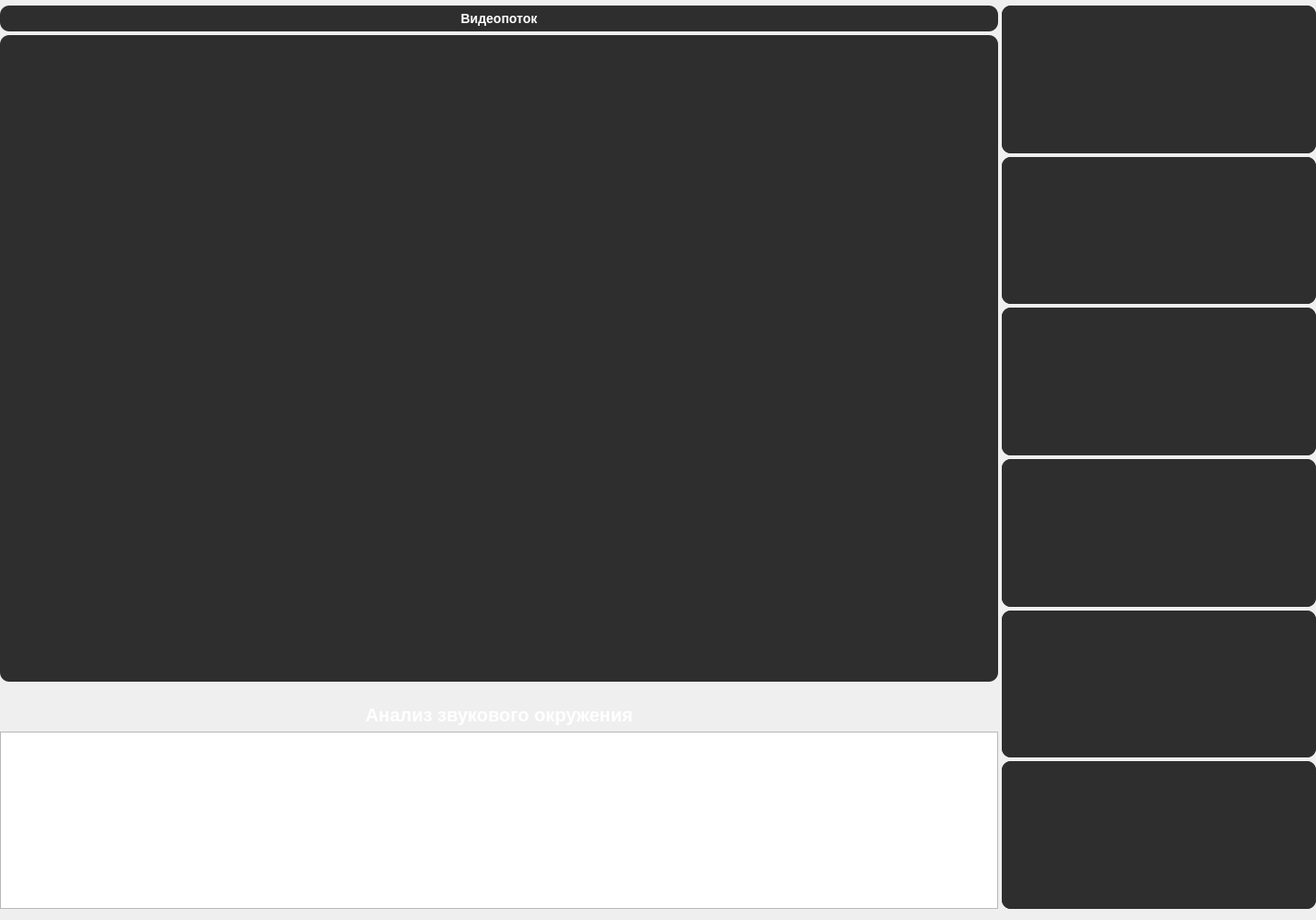
         <widget class="QWidget" name="allRecPage">
          <layout class="QHBoxLayout" name="horizontalLayout_4">
           <property name="spacing">
            <number>0</number>
           </property>
           <property name="leftMargin">
            <number>0</number>
           </property>
           <property name="topMargin">
            <number>6</number>
           </property>
           <property name="rightMargin">
            <number>0</number>
           </property>
           <property name="bottomMargin">
            <number>0</number>
           </property>
           <item>
            <widget class="QWidget" name="mainContainerAllRecog" native="true">
             <property name="sizePolicy">
              <sizepolicy hsizetype="Preferred" vsizetype="Preferred">
               <horstretch>0</horstretch>
               <verstretch>0</verstretch>
              </sizepolicy>
             </property>
             <layout class="QHBoxLayout" name="horizontalLayout_2">
              <property name="spacing">
               <number>0</number>
              </property>
              <property name="leftMargin">
               <number>0</number>
              </property>
              <property name="topMargin">
               <number>0</number>
              </property>
              <property name="rightMargin">
               <number>0</number>
              </property>
              <property name="bottomMargin">
               <number>12</number>
              </property>
              <item>
               <widget class="QWidget" name="leftContainerAllRecog" native="true">
                <property name="minimumSize">
                 <size>
                  <width>1080</width>
                  <height>0</height>
                 </size>
                </property>
                <layout class="QVBoxLayout" name="verticalLayout_3">
                 <property name="spacing">
                  <number>0</number>
                 </property>
                 <property name="leftMargin">
                  <number>0</number>
                 </property>
                 <property name="topMargin">
                  <number>0</number>
                 </property>
                 <property name="rightMargin">
                  <number>0</number>
                 </property>
                 <property name="bottomMargin">
                  <number>0</number>
                 </property>
                 <item>
                  <widget class="QWidget" name="videoContainerAllRecog" native="true">
                   <layout class="QVBoxLayout" name="verticalLayout_4">
                    <property name="spacing">
                     <number>4</number>
                    </property>
                    <property name="leftMargin">
                     <number>0</number>
                    </property>
                    <property name="topMargin">
                     <number>0</number>
                    </property>
                    <property name="rightMargin">
                     <number>0</number>
                    </property>
                    <property name="bottomMargin">
                     <number>18</number>
                    </property>
                    <item>
                     <widget class="QLabel" name="videoTitleAllRecog">
                      <property name="layoutDirection">
                       <enum>Qt::LeftToRight</enum>
                      </property>
                      <property name="styleSheet">
                       <string notr="true">color: rgb(255, 255, 255);
background-color: rgb(46, 46, 46);
border-radius: 10px;
font: bold 14px;
min-width: 10em;
padding: 6px; </string>
                      </property>
                      <property name="text">
                       <string>Видеопоток</string>
                      </property>
                      <property name="alignment">
                       <set>Qt::AlignCenter</set>
                      </property>
                      <property name="margin">
                       <number>2</number>
                      </property>
                     </widget>
                    </item>
                    <item>
                     <widget class="QFrame" name="videoWindowAllRecog">
                      <property name="sizePolicy">
                       <sizepolicy hsizetype="Preferred" vsizetype="Expanding">
                        <horstretch>0</horstretch>
                        <verstretch>0</verstretch>
                       </sizepolicy>
                      </property>
                      <property name="minimumSize">
                       <size>
                        <width>1000</width>
                        <height>700</height>
                       </size>
                      </property>
                      <property name="styleSheet">
                       <string notr="true">background-color: rgb(46, 46, 46);
border-radius: 10px;</string>
                      </property>
                      <property name="frameShape">
                       <enum>QFrame::StyledPanel</enum>
                      </property>
                      <property name="frameShadow">
                       <enum>QFrame::Raised</enum>
                      </property>
                     </widget>
                    </item>
                   </layout>
                  </widget>
                 </item>
                 <item>
                  <widget class="QWidget" name="soundRecognitionContainer" native="true">
                   <layout class="QVBoxLayout" name="verticalLayout_5">
                    <property name="spacing">
                     <number>0</number>
                    </property>
                    <property name="leftMargin">
                     <number>0</number>
                    </property>
                    <property name="topMargin">
                     <number>0</number>
                    </property>
                    <property name="rightMargin">
                     <number>0</number>
                    </property>
                    <property name="bottomMargin">
                     <number>0</number>
                    </property>
                    <item>
                     <widget class="QLabel" name="soundTitle">
                      <property name="styleSheet">
                       <string notr="true">color: rgb(255, 255, 255);
font: bold 20px;
min-width: 10em;
padding: 6px; </string>
                      </property>
                      <property name="text">
                       <string>Анализ звукового окружения</string>
                      </property>
                      <property name="alignment">
                       <set>Qt::AlignCenter</set>
                      </property>
                     </widget>
                    </item>
                    <item>
                     <widget class="QTextBrowser" name="textBrowser">
                      <property name="sizePolicy">
                       <sizepolicy hsizetype="Preferred" vsizetype="Preferred">
                        <horstretch>0</horstretch>
                        <verstretch>0</verstretch>
                       </sizepolicy>
                      </property>
                      <property name="html">
                       <string>&lt;!DOCTYPE HTML PUBLIC &quot;-//W3C//DTD HTML 4.0//EN&quot; &quot;http://www.w3.org/TR/REC-html40/strict.dtd&quot;&gt;
&lt;html&gt;&lt;head&gt;&lt;meta name=&quot;qrichtext&quot; content=&quot;1&quot; /&gt;&lt;style type=&quot;text/css&quot;&gt;
p, li { white-space: pre-wrap; }
&lt;/style&gt;&lt;/head&gt;&lt;body style=&quot; font-family:'MS Shell Dlg 2'; font-size:7.8pt; font-weight:400; font-style:normal;&quot;&gt;
&lt;p style=&quot;-qt-paragraph-type:empty; margin-top:0px; margin-bottom:0px; margin-left:0px; margin-right:0px; -qt-block-indent:0; text-indent:0px; font-size:14.8pt;&quot;&gt;&lt;br /&gt;&lt;/p&gt;&lt;/body&gt;&lt;/html&gt;</string>
                      </property>
                     </widget>
                    </item>
                   </layout>
                  </widget>
                 </item>
                </layout>
               </widget>
              </item>
              <item>
               <widget class="QWidget" name="historyRecognitionContainer" native="true">
                <property name="sizePolicy">
                 <sizepolicy hsizetype="Expanding" vsizetype="Preferred">
                  <horstretch>0</horstretch>
                  <verstretch>0</verstretch>
                 </sizepolicy>
                </property>
                <property name="maximumSize">
                 <size>
                  <width>500</width>
                  <height>16777215</height>
                 </size>
                </property>
                <layout class="QVBoxLayout" name="verticalLayout_6">
                 <property name="spacing">
                  <number>4</number>
                 </property>
                 <property name="leftMargin">
                  <number>4</number>
                 </property>
                 <property name="topMargin">
                  <number>0</number>
                 </property>
                 <property name="rightMargin">
                  <number>0</number>
                 </property>
                 <property name="bottomMargin">
                  <number>0</number>
                 </property>
                 <item>
                  <widget class="QFrame" name="historyRec1">
                   <property name="minimumSize">
                    <size>
                     <width>250</width>
                     <height>0</height>
                    </size>
                   </property>
                   <property name="styleSheet">
                    <string notr="true">background-color: rgb(46, 46, 46);
border-radius: 10px;</string>
                   </property>
                   <property name="frameShape">
                    <enum>QFrame::StyledPanel</enum>
                   </property>
                   <property name="frameShadow">
                    <enum>QFrame::Raised</enum>
                   </property>
                   <layout class="QHBoxLayout" name="horizontalLayout_3">
                    <property name="spacing">
                     <number>0</number>
                    </property>
                    <property name="leftMargin">
                     <number>0</number>
                    </property>
                    <property name="topMargin">
                     <number>0</number>
                    </property>
                    <property name="rightMargin">
                     <number>0</number>
                    </property>
                    <property name="bottomMargin">
                     <number>0</number>
                    </property>
                    <item>
                     <widget class="QLabel" name="historyFoto1">
                      <property name="minimumSize">
                       <size>
                        <width>170</width>
                        <height>0</height>
                       </size>
                      </property>
                      <property name="maximumSize">
                       <size>
                        <width>170</width>
                        <height>170</height>
                       </size>
                      </property>
                      <property name="styleSheet">
                       <string notr="true">border-radius: 10px;</string>
                      </property>
                      <property name="text">
                       <string/>
                      </property>
                     </widget>
                    </item>
                    <item>
                     <widget class="QLabel" name="historyText1">
                      <property name="minimumSize">
                       <size>
                        <width>170</width>
                        <height>0</height>
                       </size>
                      </property>
                      <property name="maximumSize">
                       <size>
                        <width>450</width>
                        <height>16777215</height>
                       </size>
                      </property>
                      <property name="styleSheet">
                       <string notr="true">color: #ffffff;
font-family: Roboto;
font-size: 14px;
font-weight: bold;</string>
                      </property>
                      <property name="text">
                       <string>&lt;html&gt;&lt;head/&gt;&lt;body&gt;&lt;p&gt;&lt;br/&gt;&lt;/p&gt;&lt;/body&gt;&lt;/html&gt;</string>
                      </property>
                      <property name="textFormat">
                       <enum>Qt::AutoText</enum>
                      </property>
                      <property name="scaledContents">
                       <bool>false</bool>
                      </property>
                      <property name="alignment">
                       <set>Qt::AlignCenter</set>
                      </property>
                      <property name="wordWrap">
                       <bool>true</bool>
                      </property>
                      <property name="textInteractionFlags">
                       <set>Qt::LinksAccessibleByMouse</set>
                      </property>
                     </widget>
                    </item>
                   </layout>
                  </widget>
                 </item>
                 <item>
                  <widget class="QFrame" name="historyRec2">
                   <property name="styleSheet">
                    <string notr="true">background-color: rgb(46, 46, 46);
border-radius: 10px;</string>
                   </property>
                   <property name="frameShape">
                    <enum>QFrame::StyledPanel</enum>
                   </property>
                   <property name="frameShadow">
                    <enum>QFrame::Raised</enum>
                   </property>
                   <layout class="QHBoxLayout" name="horizontalLayout_5">
                    <property name="spacing">
                     <number>0</number>
                    </property>
                    <property name="leftMargin">
                     <number>0</number>
                    </property>
                    <property name="topMargin">
                     <number>0</number>
                    </property>
                    <property name="rightMargin">
                     <number>0</number>
                    </property>
                    <property name="bottomMargin">
                     <number>0</number>
                    </property>
                    <item>
                     <widget class="QLabel" name="historyFoto2">
                      <property name="maximumSize">
                       <size>
                        <width>170</width>
                        <height>170</height>
                       </size>
                      </property>
                      <property name="styleSheet">
                       <string notr="true">border-radius: 10px;</string>
                      </property>
                      <property name="text">
                       <string/>
                      </property>
                     </widget>
                    </item>
                    <item>
                     <widget class="QLabel" name="historyText2">
                      <property name="minimumSize">
                       <size>
                        <width>170</width>
                        <height>0</height>
                       </size>
                      </property>
                      <property name="maximumSize">
                       <size>
                        <width>450</width>
                        <height>16777215</height>
                       </size>
                      </property>
                      <property name="styleSheet">
                       <string notr="true">color: #ffffff;
font-family: Roboto;
font-size: 14px;
font-weight: bold;</string>
                      </property>
                      <property name="text">
                       <string/>
                      </property>
                      <property name="alignment">
                       <set>Qt::AlignCenter</set>
                      </property>
                      <property name="wordWrap">
                       <bool>true</bool>
                      </property>
                     </widget>
                    </item>
                   </layout>
                  </widget>
                 </item>
                 <item>
                  <widget class="QFrame" name="historyRec3">
                   <property name="styleSheet">
                    <string notr="true">background-color: rgb(46, 46, 46);
border-radius: 10px;</string>
                   </property>
                   <property name="frameShape">
                    <enum>QFrame::StyledPanel</enum>
                   </property>
                   <property name="frameShadow">
                    <enum>QFrame::Raised</enum>
                   </property>
                   <layout class="QHBoxLayout" name="horizontalLayout_6">
                    <property name="spacing">
                     <number>0</number>
                    </property>
                    <property name="leftMargin">
                     <number>0</number>
                    </property>
                    <property name="topMargin">
                     <number>0</number>
                    </property>
                    <property name="rightMargin">
                     <number>0</number>
                    </property>
                    <property name="bottomMargin">
                     <number>0</number>
                    </property>
                    <item>
                     <widget class="QLabel" name="historyFoto3">
                      <property name="maximumSize">
                       <size>
                        <width>170</width>
                        <height>170</height>
                       </size>
                      </property>
                      <property name="styleSheet">
                       <string notr="true">border-radius: 10px;</string>
                      </property>
                      <property name="text">
                       <string/>
                      </property>
                     </widget>
                    </item>
                    <item>
                     <widget class="QLabel" name="historyText3">
                      <property name="minimumSize">
                       <size>
                        <width>170</width>
                        <height>0</height>
                       </size>
                      </property>
                      <property name="maximumSize">
                       <size>
                        <width>450</width>
                        <height>16777215</height>
                       </size>
                      </property>
                      <property name="styleSheet">
                       <string notr="true">border-radius: 10px;color: #ffffff;
font-family: Roboto;
font-size: 14px;
font-weight: bold;</string>
                      </property>
                      <property name="text">
                       <string/>
                      </property>
                      <property name="alignment">
                       <set>Qt::AlignCenter</set>
                      </property>
                      <property name="wordWrap">
                       <bool>true</bool>
                      </property>
                     </widget>
                    </item>
                   </layout>
                  </widget>
                 </item>
                 <item>
                  <widget class="QFrame" name="historyRec4">
                   <property name="styleSheet">
                    <string notr="true">background-color: rgb(46, 46, 46);
border-radius: 10px;</string>
                   </property>
                   <property name="frameShape">
                    <enum>QFrame::StyledPanel</enum>
                   </property>
                   <property name="frameShadow">
                    <enum>QFrame::Raised</enum>
                   </property>
                   <layout class="QHBoxLayout" name="horizontalLayout_7">
                    <property name="spacing">
                     <number>0</number>
                    </property>
                    <property name="leftMargin">
                     <number>0</number>
                    </property>
                    <property name="topMargin">
                     <number>0</number>
                    </property>
                    <property name="rightMargin">
                     <number>0</number>
                    </property>
                    <property name="bottomMargin">
                     <number>0</number>
                    </property>
                    <item>
                     <widget class="QLabel" name="historyFoto4">
                      <property name="maximumSize">
                       <size>
                        <width>170</width>
                        <height>170</height>
                       </size>
                      </property>
                      <property name="styleSheet">
                       <string notr="true">border-radius: 10px;</string>
                      </property>
                      <property name="text">
                       <string/>
                      </property>
                     </widget>
                    </item>
                    <item>
                     <widget class="QLabel" name="historyText4">
                      <property name="minimumSize">
                       <size>
                        <width>170</width>
                        <height>0</height>
                       </size>
                      </property>
                      <property name="maximumSize">
                       <size>
                        <width>450</width>
                        <height>16777215</height>
                       </size>
                      </property>
                      <property name="styleSheet">
                       <string notr="true">border-radius: 10px;color: #ffffff;
font-family: Roboto;
font-size: 14px;
font-weight: bold;</string>
                      </property>
                      <property name="text">
                       <string/>
                      </property>
                      <property name="alignment">
                       <set>Qt::AlignCenter</set>
                      </property>
                      <property name="wordWrap">
                       <bool>true</bool>
                      </property>
                     </widget>
                    </item>
                   </layout>
                  </widget>
                 </item>
                 <item>
                  <widget class="QFrame" name="historyRec5">
                   <property name="styleSheet">
                    <string notr="true">background-color: rgb(46, 46, 46);
border-radius: 10px;</string>
                   </property>
                   <property name="frameShape">
                    <enum>QFrame::StyledPanel</enum>
                   </property>
                   <property name="frameShadow">
                    <enum>QFrame::Raised</enum>
                   </property>
                   <layout class="QHBoxLayout" name="horizontalLayout_34">
                    <property name="spacing">
                     <number>0</number>
                    </property>
                    <property name="leftMargin">
                     <number>0</number>
                    </property>
                    <property name="topMargin">
                     <number>0</number>
                    </property>
                    <property name="rightMargin">
                     <number>0</number>
                    </property>
                    <property name="bottomMargin">
                     <number>0</number>
                    </property>
                    <item>
                     <widget class="QLabel" name="historyFoto5">
                      <property name="maximumSize">
                       <size>
                        <width>170</width>
                        <height>170</height>
                       </size>
                      </property>
                      <property name="styleSheet">
                       <string notr="true">border-radius: 10px;</string>
                      </property>
                      <property name="text">
                       <string/>
                      </property>
                     </widget>
                    </item>
                    <item>
                     <widget class="QLabel" name="historyText65">
                      <property name="minimumSize">
                       <size>
                        <width>170</width>
                        <height>0</height>
                       </size>
                      </property>
                      <property name="maximumSize">
                       <size>
                        <width>450</width>
                        <height>16777215</height>
                       </size>
                      </property>
                      <property name="styleSheet">
                       <string notr="true">color: #ffffff;
font-family: Roboto;
font-size: 14px;
font-weight: bold;</string>
                      </property>
                      <property name="text">
                       <string/>
                      </property>
                      <property name="alignment">
                       <set>Qt::AlignCenter</set>
                      </property>
                      <property name="wordWrap">
                       <bool>true</bool>
                      </property>
                     </widget>
                    </item>
                   </layout>
                  </widget>
                 </item>
                 <item>
                  <widget class="QFrame" name="historyRec6">
                   <property name="styleSheet">
                    <string notr="true">background-color: rgb(46, 46, 46);
border-radius: 10px;</string>
                   </property>
                   <property name="frameShape">
                    <enum>QFrame::StyledPanel</enum>
                   </property>
                   <property name="frameShadow">
                    <enum>QFrame::Raised</enum>
                   </property>
                   <layout class="QHBoxLayout" name="horizontalLayout_8">
                    <property name="spacing">
                     <number>0</number>
                    </property>
                    <property name="leftMargin">
                     <number>0</number>
                    </property>
                    <property name="topMargin">
                     <number>0</number>
                    </property>
                    <property name="rightMargin">
                     <number>0</number>
                    </property>
                    <property name="bottomMargin">
                     <number>0</number>
                    </property>
                    <item>
                     <widget class="QLabel" name="historyFoto6">
                      <property name="maximumSize">
                       <size>
                        <width>170</width>
                        <height>170</height>
                       </size>
                      </property>
                      <property name="styleSheet">
                       <string notr="true">border-radius: 10px;</string>
                      </property>
                      <property name="text">
                       <string/>
                      </property>
                     </widget>
                    </item>
                    <item>
                     <widget class="QLabel" name="historyText6">
                      <property name="minimumSize">
                       <size>
                        <width>170</width>
                        <height>0</height>
                       </size>
                      </property>
                      <property name="maximumSize">
                       <size>
                        <width>450</width>
                        <height>16777215</height>
                       </size>
                      </property>
                      <property name="styleSheet">
                       <string notr="true">border-radius: 10px;color: #ffffff;
font-family: Roboto;
font-size: 14px;
font-weight: bold;</string>
                      </property>
                      <property name="text">
                       <string/>
                      </property>
                      <property name="alignment">
                       <set>Qt::AlignCenter</set>
                      </property>
                      <property name="wordWrap">
                       <bool>true</bool>
                      </property>
                     </widget>
                    </item>
                   </layout>
                  </widget>
                 </item>
                </layout>
               </widget>
              </item>
             </layout>
            </widget>
           </item>
          </layout>
         </widget>
